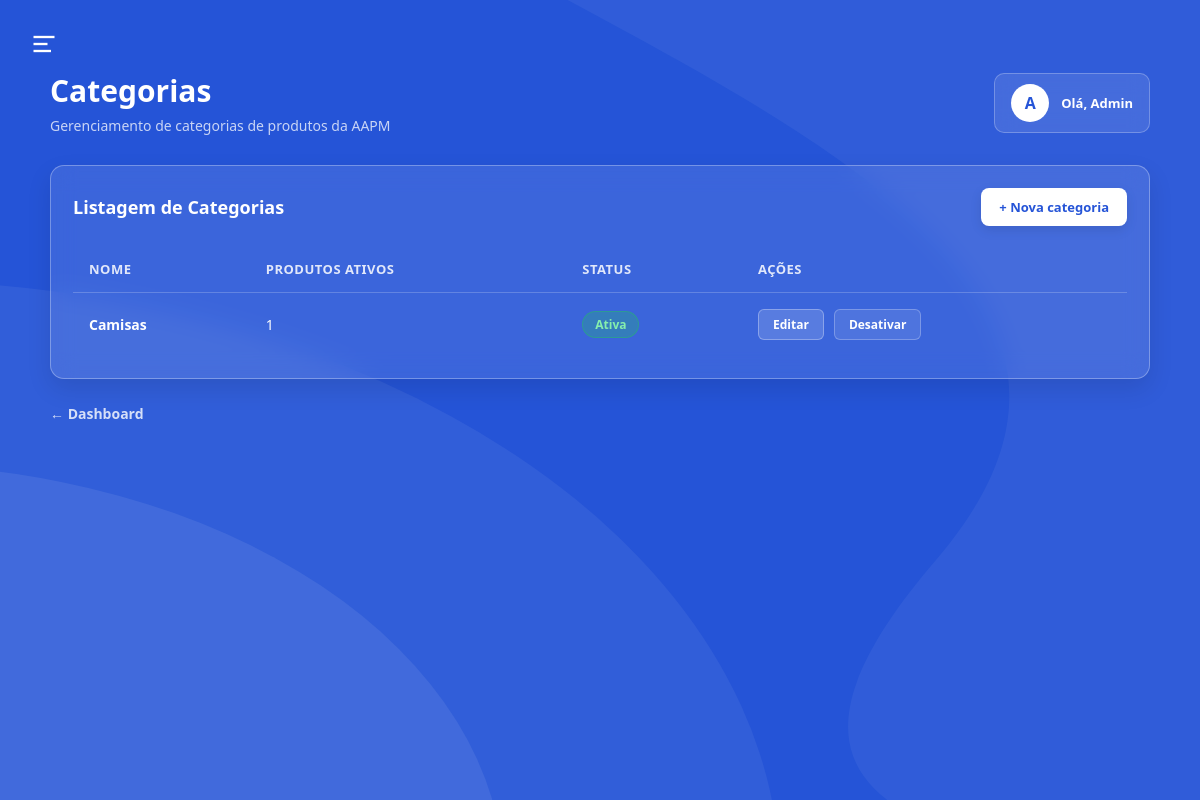
Page /categorias/ (signed in) on the earlier database version.
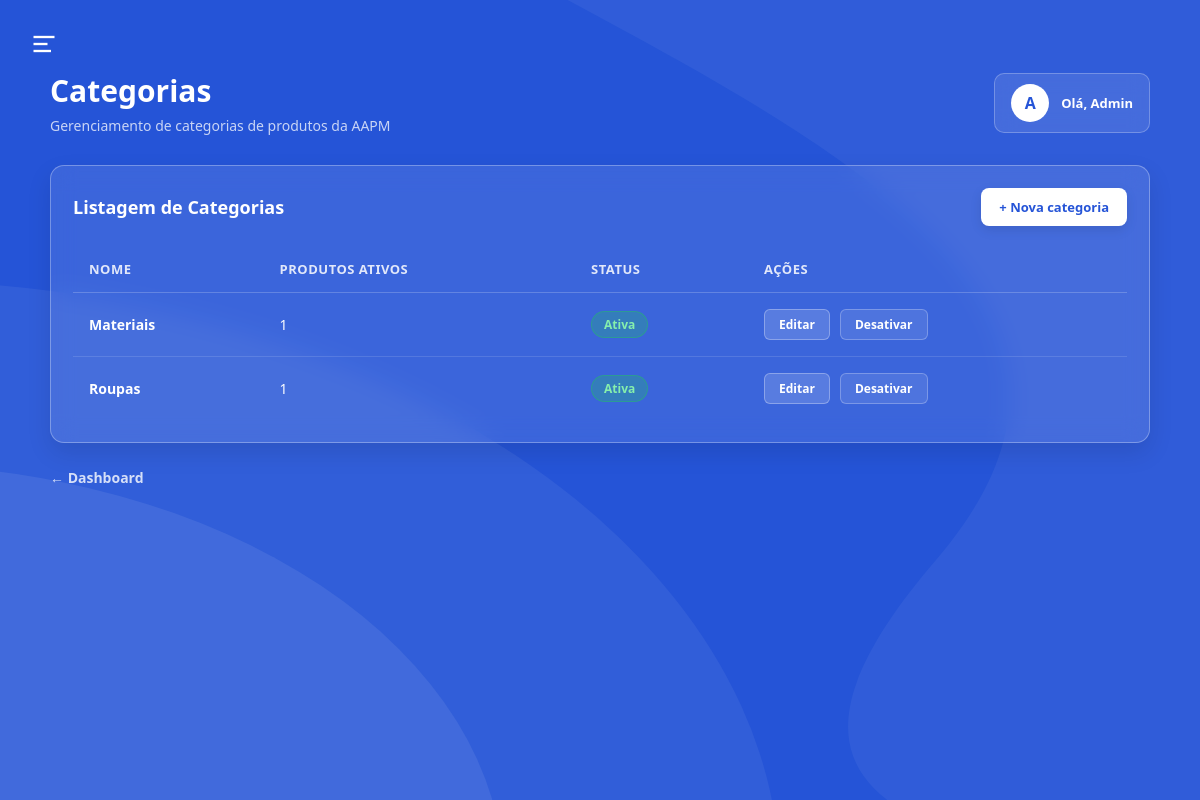
Same page on the later database version.
### app/models/categoria.py (models this page shows)
class Categoria(Base):
    __tablename__ = "categorias"
    id = Column(Integer, primary_key=True, autoincrement=True, index=True)
    nome = Column(String(100), nullable=False, unique=True)
    ativo = Column(Boolean, default=True)
    produtos = relationship("Produto", back_populates="categoria", lazy="select")

### app/controllers/categoria_controller.py (the view)
@router.get("/")
def listar_categorias(
    request: Request,
    db: Session = Depends(get_db),
    admin = Depends(get_admin)
):
    categorias = db.query(Categoria).order_by(Categoria.nome).all()
    return templates.TemplateResponse(
        request,
        "categorias/index.html",
        {
            "request":    request,
            "usuario":    admin,
            "categorias": categorias,
        }
    )

### app/templates/categorias/index.html (shortened to what this page needs)
<!DOCTYPE html>
<html lang="pt-br">
<head>
</head>
<body>
    <aside class="sidebar">
        <button class="btn-close-sidebar" id="closeSidebarBtn" aria-label="Fechar menu">
        </button>
        <nav class="sidebar-menu">
            <a href="/" class="sidebar-item">
            </a>
            <a href="/categorias" class="sidebar-item active">
            </a>
            <a href="/produtos" class="sidebar-item">
            </a>
            <a href="/pedidos" class="sidebar-item">
            </a>
            <a href="/perfil" class="sidebar-item">
            </a>
            <a href="/seguranca" class="sidebar-item">
            </a>
        </nav>
    </aside>
    <main class="main-screen">
        <header class="app-header">
            <button class="btn-menu" id="openSidebarBtn" aria-label="Abrir menu">
                <svg viewBox="0 0 24 24">
                    <line x1="3" y1="6" x2="21" y2="6"></line>
                    <line x1="3" y1="12" x2="15" y2="12"></line>
                    <line x1="3" y1="18" x2="18" y2="18"></line>
                </svg>
            </button>
        </header>
        <section class="dashboard">
            <div class="dashboard-header">
                <div class="dashboard-title">
                    <h1>Categorias</h1>
                    <p>Gerenciamento de categorias de produtos da AAPM</p>
                </div>
                <div class="welcome">
                    <div class="welcome-icon">A</div>
                    <span>Olá, Admin</span>
                </div>
            </div>
            <div class="dashboard-card">
                <div class="card-header">
                    <h2>Listagem de Categorias</h2>
                    <a href="/categorias/nova" class="btn-add">+ Nova categoria</a>
                </div>
                <div class="table-responsive">
                    <table class="glass-table">
                        <thead>
                            <tr>
                                <th>Nome</th>
                                <th>Produtos ativos</th>
                                <th>Status</th>
                                <th>Ações</th>
                            </tr>
                        </thead>
                        <tbody>
                            {% for c in categorias %}
                            <tr>
                                <td><strong>{{ c.nome }}</strong></td>
                                <td>
                                    {{ c.produtos | selectattr('ativo') | list | length }}
                                </td>
                                <td>
                                    {% if c.ativo %}
                                        <span class="status-badge active">Ativa</span>
                                    {% else %}
                                        <span class="status-badge inactive">Inativa</span>
                                    {% endif %}
                                </td>
                                <td>
                                    <div class="actions-group">
                                        <a href="/categorias/{{ c.id }}/editar" class="btn-action-edit">Editar</a>
                                        <form action="/categorias/{{ c.id }}/toggle-ativo"
                                              method="post"
                                              style="display:inline">
                                            <button type="submit" class="btn-action-toggle">
                                                {{ "Desativar" if c.ativo else "Ativar" }}
                                            </button>
                                        </form>
                                    </div>
                                </td>
                            </tr>
                            {% endfor %}
                        </tbody>
                    </table>
                </div>
            </div>
            <a href="/" class="back-link">← Dashboard</a>
        </section>
    </main>
</body>
</html>

Differences in the rows shown:
added Categoria: nome "Materiais", produtos|selectattr "1", shows "Ativa", ativo "Desativar"
changed Categoria: nome "Camisas" → "Roupas"
